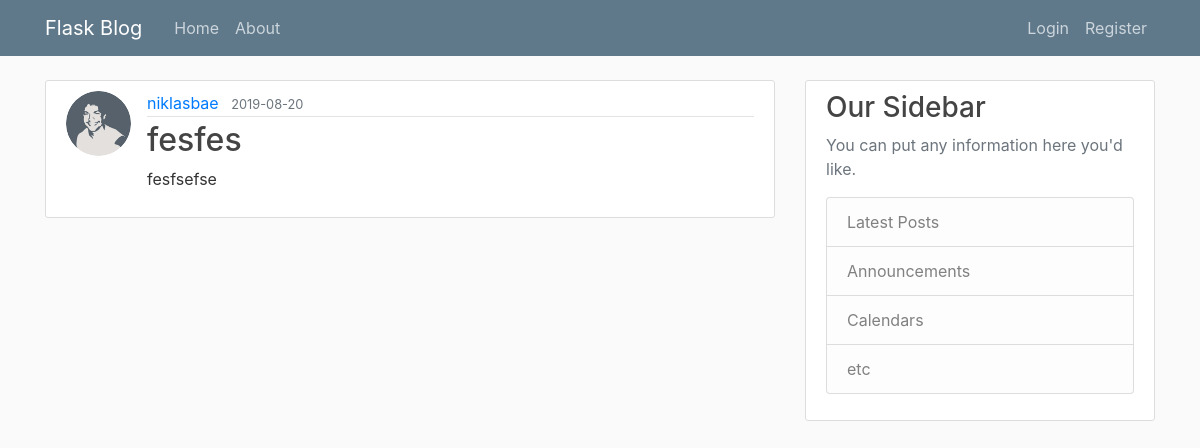
Page /post/3 on the earlier database version.
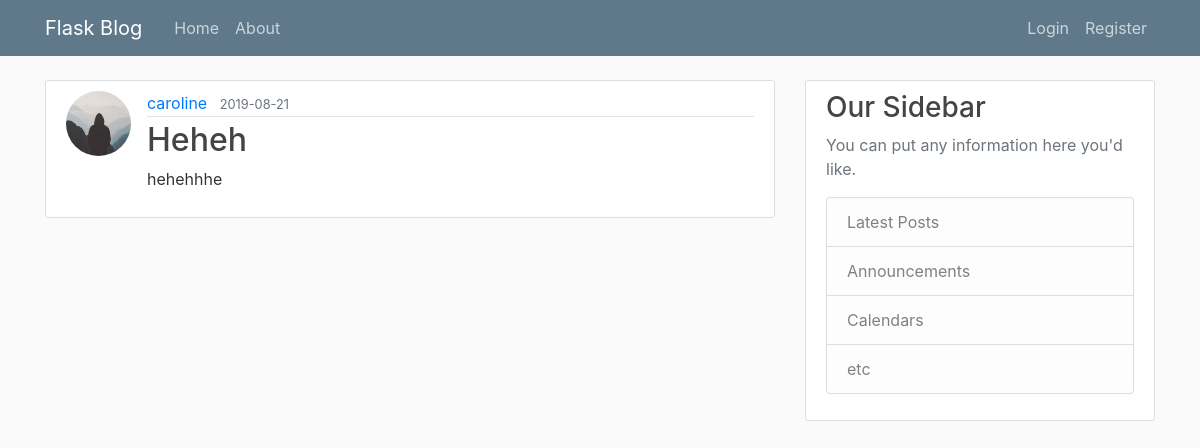
Same page on the later database version.
### app/models.py (models this page shows, shortened)
class User(db.Model, UserMixin):
    id = db.Column(db.Integer, primary_key=True)
    username = db.Column(db.String(20), unique=True, nullable=False)
    email = db.Column(db.String(120), unique=True, nullable=False)
    image_file = db.Column(db.String(20), nullable=False, default='default.jpg')
    password = db.Column(db.String(60), nullable=False)
    posts = db.relationship('Post', backref='author', lazy=True)

class Post(db.Model):
    id = db.Column(db.Integer, primary_key=True)
    title = db.Column(db.String(100), nullable=False)
    date_posted = db.Column(db.DateTime, nullable=False, default=datetime.utcnow)
    content = db.Column(db.Text, nullable=False)
    user_id = db.Column(db.Integer, db.ForeignKey('user.id'), nullable=False)

### app/posts/routes.py (the view)
@posts.route("/post/<int:post_id>")
def post(post_id):
    post = Post.query.get_or_404(post_id)
    return render_template('post.html', title=post.title, post=post)

### app/templates/post.html (shortened to what this page needs)
{% extends "layout.html" %}
{% block content %}
    <article class="media content-section">
        <img class="rounded-circle article-img" src="{{ url_for('static', filename='profile_pics/' + post.author.image_file) }}">
          <div class="media-body">
            <div class="article-metadata">
              <a class="mr-2" href="{{ url_for('users.user_posts', username=post.author.username) }}">{{ post.author.username }}</a>
              <small class="text-muted">{{ post.date_posted.strftime('%Y-%m-%d') }}</small>
            </div>
            <h2 class="article-title">{{ post.title }}</h2>
            <p class="article-content">{{ post.content }}</p>
          </div>
        </article>
{% endblock content %}

Differences in the rows shown:
no longer on this page (row edited): User: image_file (picture), author.username "niklasbae"
now on this page (row edited): User: image_file (placeholder picture), author.username "caroline"
changed Post: date_posted "2019-08-20" → "2019-08-21"; title "fesfes" → "Heheh"; content "fesfsefse" → "hehehhhe"
